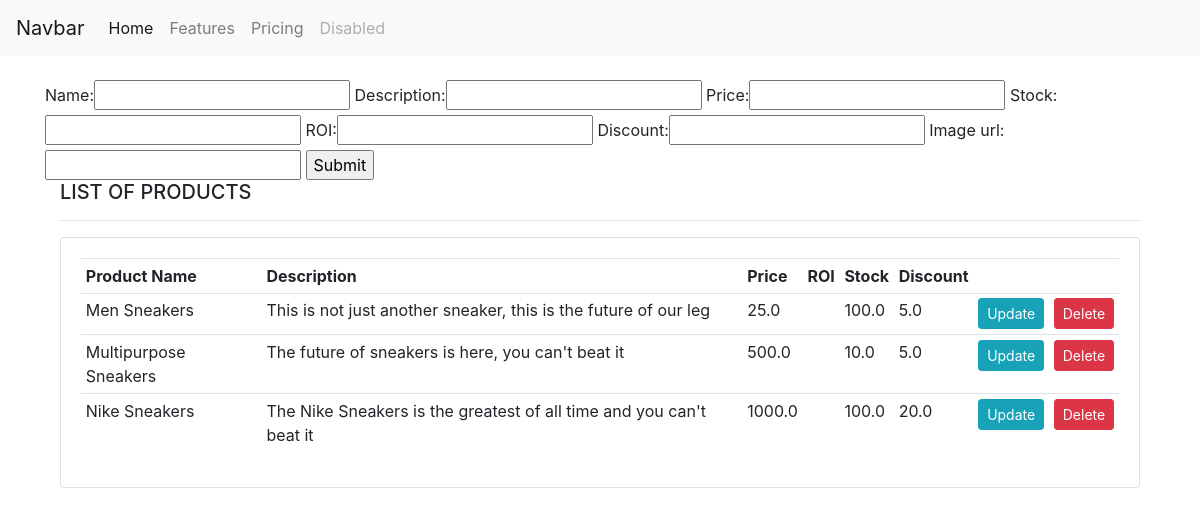
The app's page /uploads/, older data.
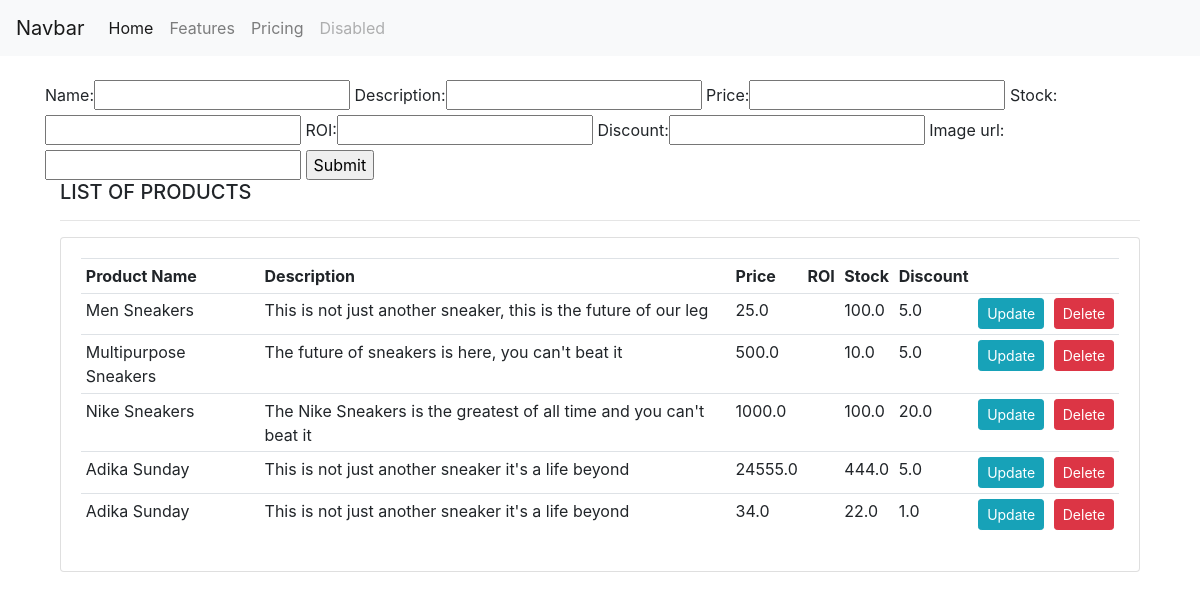
The same page, newer data.
### products/models.py (models this page shows)
class Product(models.Model):
    name = models.CharField(max_length=225)
    description = models.CharField(max_length=2083, null=True)
    price = models.FloatField()
    stock = models.FloatField()
    ROI = models.FloatField(max_length=10, null=True)
    discount = models.FloatField()
    image_url = models.CharField(max_length=2083)

### products/views.py (the view)
# urls.py: path('uploads/', views.uploads, name="uploads")
def uploads(request):
    products = Product.objects.all()
    form = ProductForm()
    if request.method == 'POST':
        form = ProductForm(request.POST)
        if form.is_valid():
            form.save()
            return redirect('/')
    context = {'product': products, 'form':form}
    return render(request, 'uploads.html', context)

### products/forms.py
class ProductForm(forms.ModelForm):
    class Meta:
        model = Product
        fields = '__all__'

### products/templates/uploads.html (shortened to what this page needs)
{% extends 'base.html' %}
{% block content %}
<br>
<form action="" method="POST">
    {{form}}
    <input type="submit" name="Add New">
</form>
<div class="col-md-12">
        <h5>LIST OF PRODUCTS</h5>
        <hr>
        <div class="card card-body">
            <table class="table table-sm">
                <tr>
                    <th>Product Name</th>
                    <th>Description</th>
                    <th>Price</th>
                    <th>ROI</th>
                    <th>Stock</th>
                    <th>Discount</th>
                    <th></th>
                    <th></th>
                </tr>
                {% for products in product %}
                <tr>
                    <td>{{ products.name }}</td>
                    <td>{{ products.description }}</td>
                    <td>{{ products.price }}</td>
                    <td>{{ products.roi }}</td>
                    <td>{{ products.stock }}</td>
                    <td>{{ products.discount }}</td>
                    <td><a class="btn btn-sm btn-info" href="">Update</a></td>
                    <td><a class="btn btn-sm btn-danger" href="">Delete</a></td>
                </tr>
                {% endfor %}
            </table>
        </div>
    </div>
{% endblock %}

### templates/base.html (shortened to what this page needs)
<!doctype html>
<html lang="en">
  <head>
    <link rel="stylesheet" href="https://stackpath.bootstrapcdn.com/bootstrap/4.5.0/css/bootstrap.min.css">
  </head>
  <body>
    <nav class="navbar navbar-expand-lg navbar-light bg-light">
      <a class="navbar-brand" href="#">Navbar</a>
      <div class="collapse navbar-collapse" id="navbarNav">
        <ul class="navbar-nav">
          <li class="nav-item active">
            <a class="nav-link" href="#">Home <span class="sr-only">(current)</span></a>
          </li>
          <li class="nav-item">
            <a class="nav-link" href="#">Features</a>
          </li>
          <li class="nav-item">
            <a class="nav-link" href="#">Pricing</a>
          </li>
          <li class="nav-item">
            <a class="nav-link disabled" href="#" tabindex="-1" aria-disabled="true">Disabled</a>
          </li>
        </ul>
      </div>
    </nav>
<div class="container">
  {%  block content %}
  {% endblock %}
</div>
  </body>
</html>

Row changes from the older to the newer data that the page shows:
added Product: name "Adika Sunday", description "This is not just another sneaker it's a life beyond", price "24555.0", stock "444.0", discount "5.0"
added Product: name "Adika Sunday", description "This is not just another sneaker it's a life beyond", price "34.0", stock "22.0", discount "1.0"
